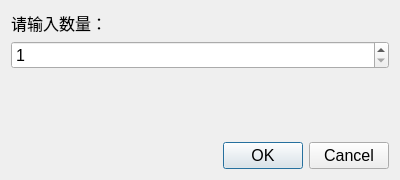
<?xml version="1.0" encoding="UTF-8"?>
<ui version="4.0">
 <class>StockerAddExistingDialog</class>
 <widget class="QDialog" name="StockerAddExistingDialog">
  <property name="windowModality">
   <enum>Qt::WindowModal</enum>
  </property>
  <property name="geometry">
   <rect>
    <x>0</x>
    <y>0</y>
    <width>400</width>
    <height>180</height>
   </rect>
  </property>
  <property name="windowTitle">
   <string>数量</string>
  </property>
  <property name="modal">
   <bool>true</bool>
  </property>
  <layout class="QVBoxLayout" name="verticalLayout">
   <item>
    <widget class="QLabel" name="label">
     <property name="font">
      <font>
       <pointsize>12</pointsize>
      </font>
     </property>
     <property name="text">
      <string>请输入数量：</string>
     </property>
    </widget>
   </item>
   <item>
    <widget class="QSpinBox" name="spinBox">
     <property name="font">
      <font>
       <pointsize>12</pointsize>
      </font>
     </property>
     <property name="minimum">
      <number>1</number>
     </property>
     <property name="maximum">
      <number>16777215</number>
     </property>
     <property name="value">
      <number>1</number>
     </property>
    </widget>
   </item>
   <item>
    <spacer name="verticalSpacer">
     <property name="font">
      <font>
       <pointsize>12</pointsize>
      </font>
     </property>
     <property name="orientation">
      <enum>Qt::Vertical</enum>
     </property>
     <property name="sizeHint" stdset="0">
      <size>
       <width>20</width>
       <height>40</height>
      </size>
     </property>
    </spacer>
   </item>
   <item>
    <widget class="QDialogButtonBox" name="buttonBox">
     <property name="font">
      <font>
       <pointsize>12</pointsize>
      </font>
     </property>
     <property name="orientation">
      <enum>Qt::Horizontal</enum>
     </property>
     <property name="standardButtons">
      <set>QDialogButtonBox::Cancel|QDialogButtonBox::Ok</set>
     </property>
    </widget>
   </item>
  </layout>
 </widget>
 <resources/>
 <connections>
  <connection>
   <sender>buttonBox</sender>
   <signal>accepted()</signal>
   <receiver>StockerAddExistingDialog</receiver>
   <slot>accept()</slot>
   <hints>
    <hint type="sourcelabel">
     <x>248</x>
     <y>254</y>
    </hint>
    <hint type="destinationlabel">
     <x>157</x>
     <y>274</y>
    </hint>
   </hints>
  </connection>
  <connection>
   <sender>buttonBox</sender>
   <signal>rejected()</signal>
   <receiver>StockerAddExistingDialog</receiver>
   <slot>reject()</slot>
   <hints>
    <hint type="sourcelabel">
     <x>316</x>
     <y>260</y>
    </hint>
    <hint type="destinationlabel">
     <x>286</x>
     <y>274</y>
    </hint>
   </hints>
  </connection>
 </connections>
</ui>
